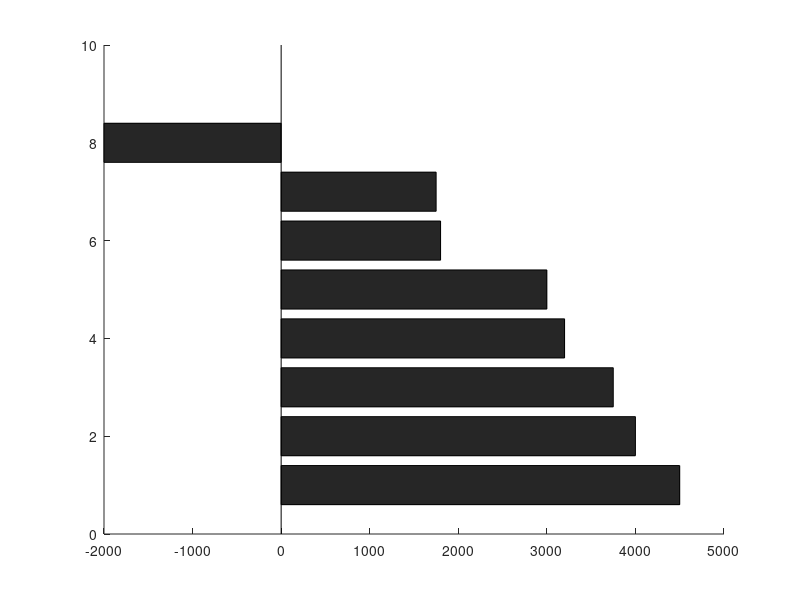

Reproduce this figure in MATLAB. (Note: this script raises an error after producing the figure.)
% tornado_two_page_fixed.m
% Two‐page tornado plots with R6 label no longer overlapping left

%% 1. Define risk data
riskDesc = { ...
    'R8: Late discovery of major defects', ...
    'R3: Technology component validation failure', ...
    'R2: Key developer unavailable (illness)', ...
    'R4: Critical supplier late delivery', ...
    'R1: Ambiguous requirements → rework', ...
    'R5: Regulatory change requires redesign', ...
    'R7: Stakeholder turnover loses knowledge', ...
    'R6: Project budget cut' ...
    };

P     = [0.25; 0.20; 0.25; 0.40; 0.30; 0.15; 0.35; 0.10];
emv   = [4500; 4000; 3750; 3200; 3000; 1800; 1750; -2000];
delay = [2.25; 2.00; 1.75; 1.60; 1.50; 0.90; 0.70; 0.30];

fontSize = 12;
outputPDF = 'tornado_diagrams_fixed.pdf';

%% 2. Figure 1: Cost-Impact Tornado
fig1 = figure('Name','Cost Impact','Color','w');
% color shading
basePos = [0.2 0.6 0.8]; baseNeg = [0.85 0.33 0.10];
maxP = max(P);
cdata = zeros(numel(emv),3);
for i = 1:numel(emv)
    shade = 0.5 + 0.5*(P(i)/maxP);
    if emv(i) >= 0
        cdata(i,:) = basePos * shade;
    else
        cdata(i,:) = baseNeg * shade;
    end
end

barh(emv,'FaceColor','flat','EdgeColor','k','CData',cdata);
hold on;
% highlight R8, R3
for idx = [1,2]
    if emv(idx)>=0
        x0=0; w=emv(idx);
    else
        x0=emv(idx); w=-emv(idx);
    end
    rectangle('Position',[x0, idx-0.4, w, 0.8],...
              'EdgeColor','k','LineWidth',2);
end

% labels: positive outside, negative just left of zero
offset = max(abs(emv))*0.02;
for i = 1:numel(emv)
    x = emv(i); y = i;
    if x >= 0
        xt = x + offset;    ha = 'left';
    else
        xt = -offset;       ha = 'right';
    end
    text(xt, y, sprintf('£%.0f (%.0f%%)', x, P(i)*100), ...
         'FontSize',10,'VerticalAlignment','middle','HorizontalAlignment',ha);
end
hold off;

set(gca, 'YDir','reverse', 'YTick',1:8, 'YTickLabel',riskDesc, ...
         'FontSize',fontSize,'XGrid','on','YGrid','off');
xline(0,'k--','LineWidth',1);
xlim([min(emv)*1.1, max(emv)*1.1]);
xlabel('Expected Monetary Value (GBP)','FontSize',fontSize);
title('Figure B.1 Cost-Impact Tornado Diagram','FontSize',fontSize+2);

% export page 1
exportgraphics(fig1, outputPDF, 'ContentType','vector');

%% 3. Figure 2: Schedule-Impact Tornado
fig2 = figure('Name','Schedule Impact','Color','w');
barh(delay,'FaceColor',[0.8 0.4 0.4],'EdgeColor','k');
hold on;
for i = 1:numel(delay)
    xt = delay(i) + max(delay)*0.02;
    text(xt, i, sprintf('%.2f d (%.0f%%)', delay(i), P(i)*100), ...
         'FontSize',10,'VerticalAlignment','middle','HorizontalAlignment','left');
end
hold off;

set(gca, 'YDir','reverse', 'YTick',1:8, 'YTickLabel',riskDesc, ...
         'FontSize',fontSize,'XGrid','on','YGrid','off');
xlim([0, max(delay)*1.1]);
xlabel('Expected Delay (days)','FontSize',fontSize);
title('Figure B.2 Schedule-Impact Tornado Diagram','FontSize',fontSize+2);

% append page 2
exportgraphics(fig2, outputPDF, 'ContentType','vector','Append',true);

disp(['Two-page PDF written to: ', outputPDF]);
